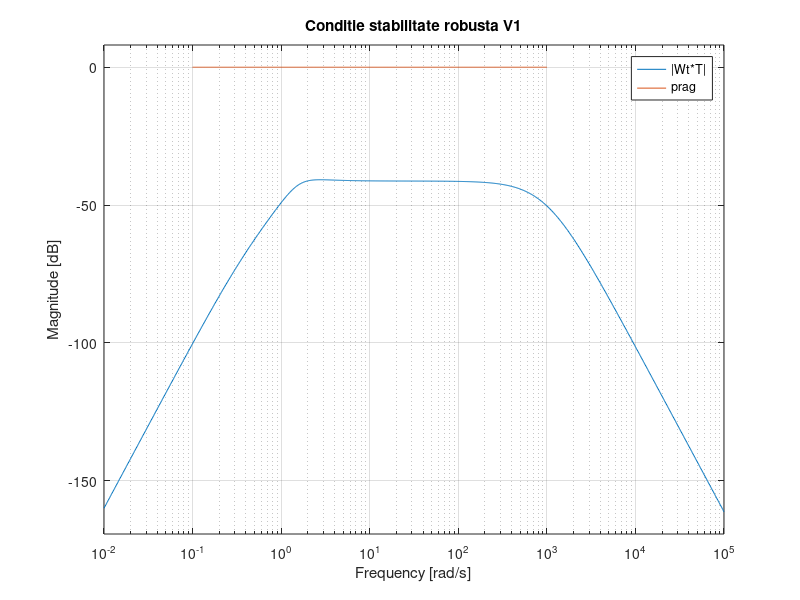
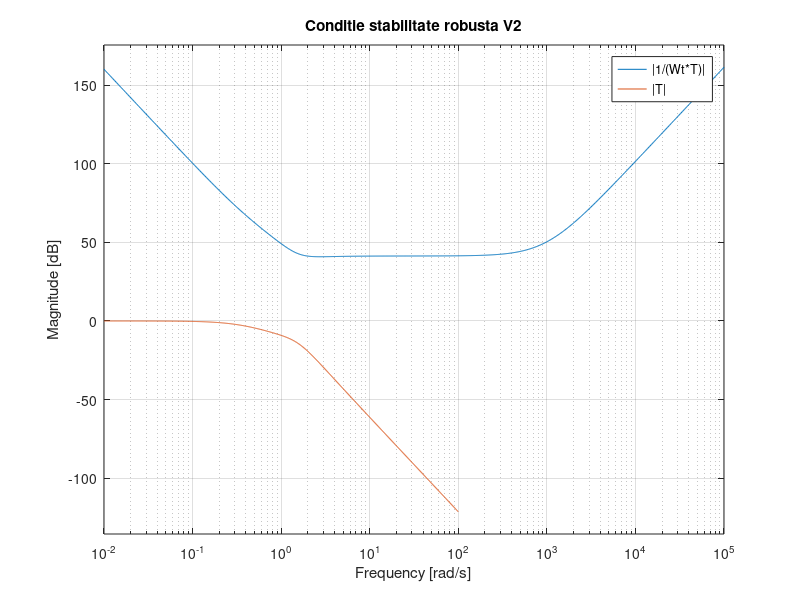
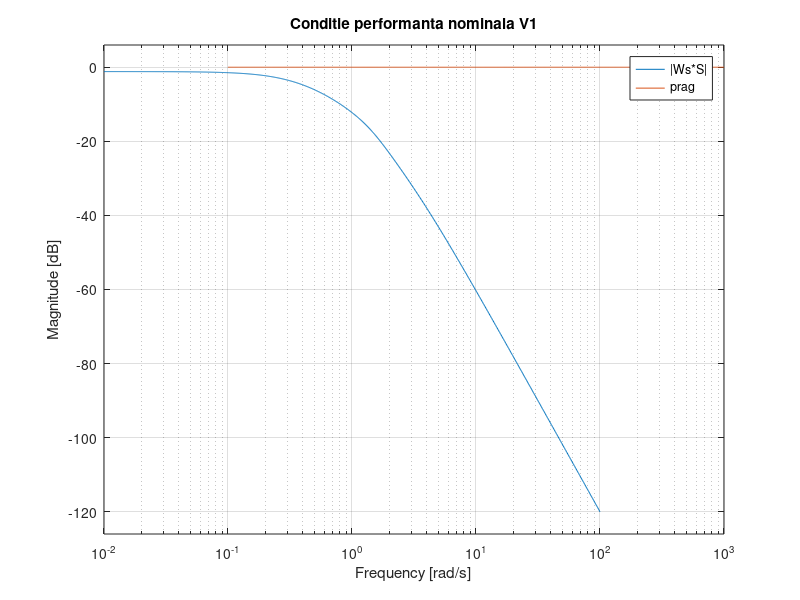
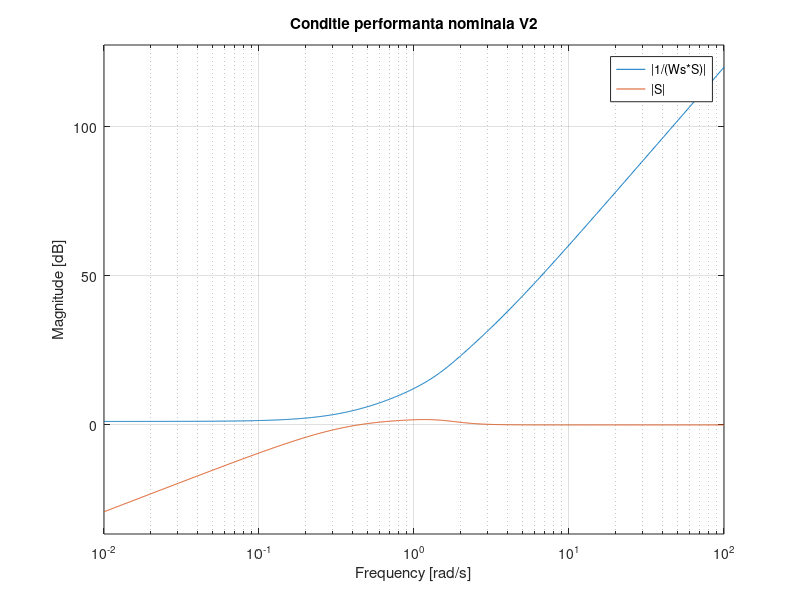

Source code (MATLAB) for these figures, in order:
s = tf('s');


P = tf([1 0.6267], [1 1.65 1.889]);
C = tf([0.8613 1.423 1.567], [1 2.772  4.37  1.817 0]);

L = series(C, P);
S = feedback(1, L);
T = feedback(L, 1);

%% Stabilitate robusta
% Pondere frecventiala - stabilitate robusta
Wt = 0.01*s^3/(s/1000 + 1)^3;

% varinta 1

figure('Name', 'Conditie stabilitate robusta', 'NumberTitle','off');
bodemag(Wt*T)
hold on
bodemag(tf(1))
grid on
legend('|Wt*T|', 'prag');
title('Conditie stabilitate robusta V1')
% se observa ca |Wt*T| se afla sub 0 dB deci conditia de stabilitate robusta este adevarata


% varianta 2
%practic aceeasi cu varianta 1

figure('Name', 'Conditie stabilitate robusta', 'NumberTitle','off');
bodemag(1/(Wt*T))
hold on
bodemag(T)
grid on
legend('|1/(Wt*T)|', '|T|');
title('Conditie stabilitate robusta V2')
% |1/(Wt*T)| > |T| deci conditia de stabilitate robusta este adevarata


% varianta 3
stab_rob = norm(Wt*T, "inf");  % = 0.0091 care este sub 1, deci este stabil robust

%% Performante nominale
% Pondere frecventiala - performante nominale
Ws = 1/(s*(s + 2)^2);

% varinta 1

figure('Name', 'Conditie performanta nominala', 'NumberTitle','off');
bodemag(Ws*S)
hold on
bodemag(tf(1))
grid on
legend('|Ws*S|', 'prag');
title('Conditie performanta nominala V1')
% se observa ca |Ws*S| se afla sub 0 dB deci conditia de performanta nominala este adevarata

% varianta 2

figure('Name', 'Conditie performanta nominala', 'NumberTitle','off');
bodemag(1/(Ws*S))
hold on
bodemag(S)
grid on
legend('|1/(Ws*S)|', '|S|');
title('Conditie performanta nominala V2')
% |1/(Ws*S)| > |S| deci conditia de performanta nominala este adevarata

% varianta 3
perf_nom = norm(Ws*S, "inf"); % = 0.8738 care este sub 1, deci conditia de performanta nominala este adevarata

%% Performanta Robusta

% varianta 1

N = 1000;
w_log = logspace(-2, 4, N);
w_lin = linspace(1e-3, 1e3, N);

[mag1, ~]= bode(series(S, Ws), w_log);
[mag2, ~]= bode(series(T,Wt), w_log);

mag1 = reshape(mag1, 1, length(mag1));
mag2 = reshape(mag2, 1, length(mag2));

rob_perf=max(mag1 + mag2); % = 0.8735 care este sub 1, deci conditia de performanta robusta se respecta

%varianta 2
%(cea corecta zic eu)

w_span = logspace(-3,3,1e3);
[mag_WsS,~]=bode(Ws*S, w_span);
[mag_WtT,~]=bode(Wt*T, w_span);
mag_WsS = reshape(mag_WsS, 1, 1e3);
mag_WtT = reshape(mag_WtT, 1, 1e3);
mag_WsS_WtT = mag2db(mag_WsS+mag_WtT);

w_span = logspace(-3,2,1e3);
figure('Name', 'Conditie performanta robusta', 'NumberTitle','off');
line([0.01,10^2],[0,0],'Color', 'magenta');
hold on
semilogx(w_span, mag_WsS_WtT);
grid on
legend('prag', '|Ws*S|+|Wt*T|');
title('Conditie performanta robusta')
%se observa din grafic ca |Ws*S|+|Wt*T| se afla sub valoarea de 0 db deci
%conditia de performanta robusta este adevarata

%varianta 3


figure('Name', 'Conditie performanta robusta', 'NumberTitle','off');
bodemag(Ws*S+Wt*T)
hold on
bodemag(tf(1))
legend('|Ws*S|+|Wt*T|', 'prag');
title('Conditie performanta robusta')
%se observa ca |Ws*S|+|Wt*T| se afla sub 0 dB deci conditia de performanta robusta este adevarata